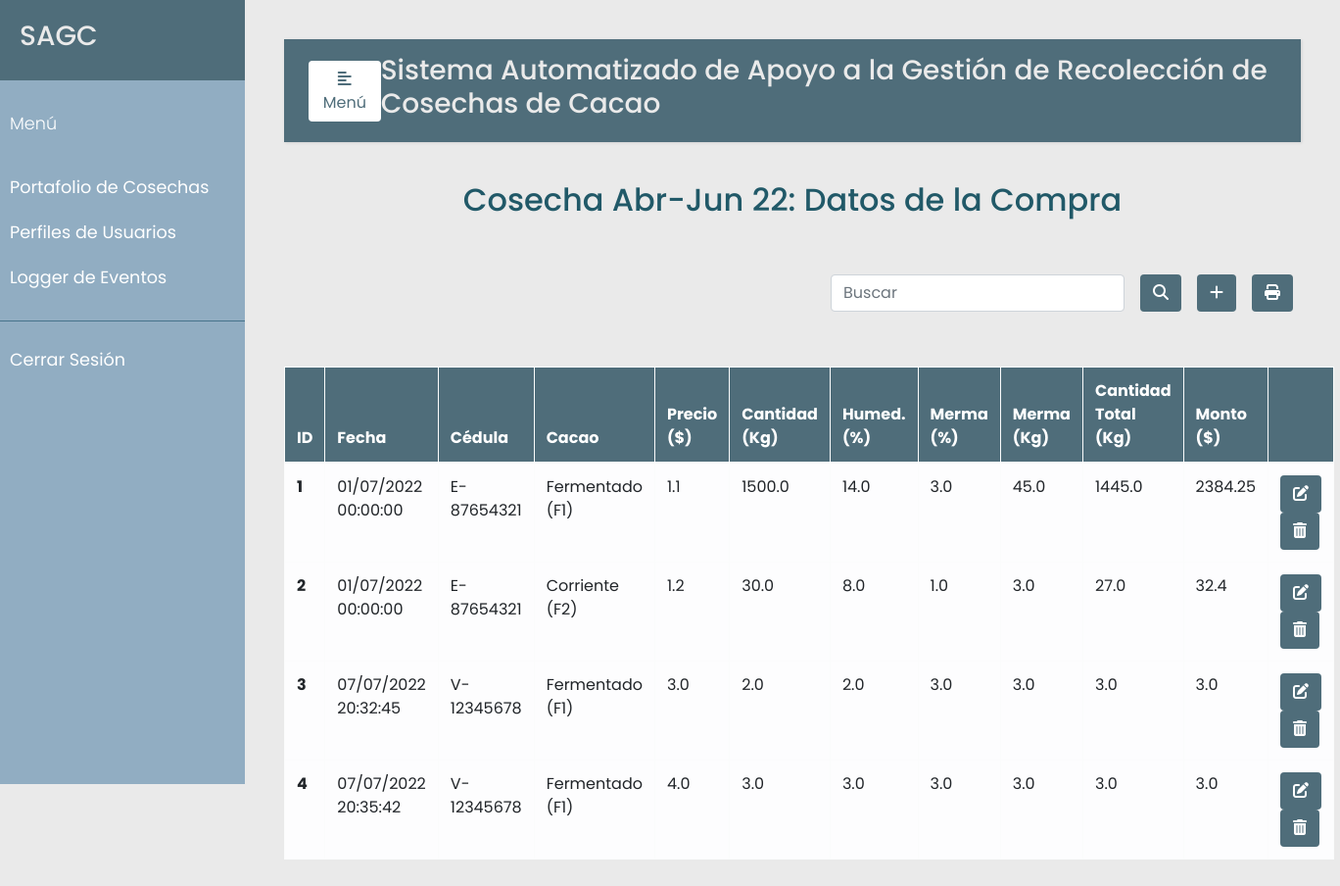
The app's page /cosecha/2/compras (signed in), older data.
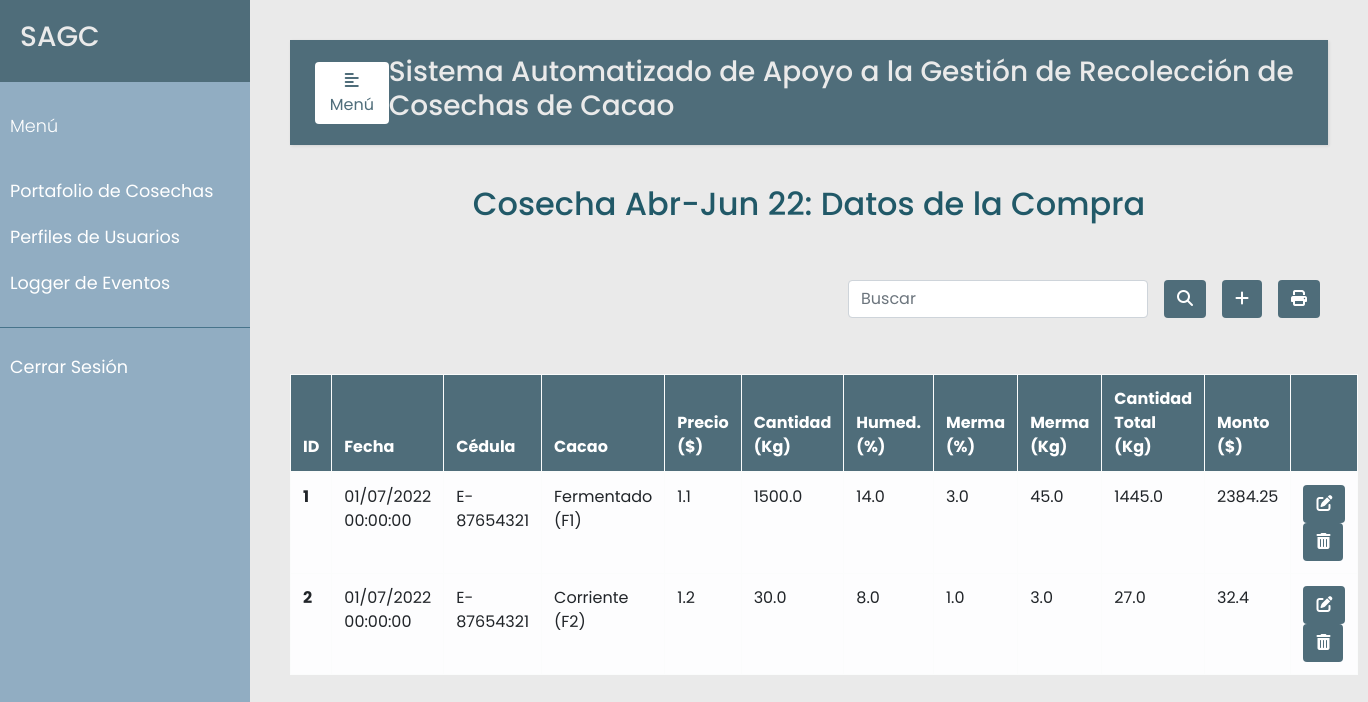
The same page, newer data.
### src/models.py (models this page shows, shortened)
class Cosecha(db.Model):
    __tablename__ = 'cosechas'
    id = db.Column(db.Integer, primary_key=True)
    descripcion = db.Column(db.String(120), unique=True)
    inicio = db.Column(db.DateTime, nullable=False)
    cierre = db.Column(db.DateTime, nullable=False)
    estado = db.Column(db.Boolean, default=True)
    compras = db.relationship('Compra', backref='cosechas')

class Compra(db.Model):
    __tablename__ = 'compras'
    id = db.Column(db.Integer, primary_key=True)
    cosecha_id = db.Column(db.Integer, db.ForeignKey('cosechas.id'), nullable=False)
    recolector_id = db.Column(db.Integer, db.ForeignKey('recolectores.id'), nullable=False)
    fecha = db.Column(db.DateTime, nullable=False)
    clase_cacao = db.Column(db.String(120), nullable=False)
    precio = db.Column(db.Float, nullable=False)
    cantidad = db.Column(db.Float, nullable=False)
    humedad = db.Column(db.Float, nullable=False)
    merma_porcentaje = db.Column(db.Float, nullable=False)
    merma_kg = db.Column(db.Float, nullable=False)
    cantidad_total = db.Column(db.Float, nullable=False)
    monto = db.Column(db.Float, nullable=False)
    observacion = db.Column(db.String(120))

class Recolector(db.Model):
    __tablename__ = 'recolectores'
    id = db.Column(db.Integer, primary_key=True)
    ci = db.Column(db.String(30), nullable=False, unique=True)
    nombre = db.Column(db.String(30), nullable=False)
    apellido = db.Column(db.String(30), nullable=False)
    telefono = db.Column(db.String(12), nullable=False)
    celular = db.Column(db.String(12), nullable=False)
    tipo_prod = db.Column(db.Integer, db.ForeignKey('tipo_prod.id'), nullable=False) # ForeignKey debe estar el nombre de la tabla a linkear
    direccion1= db.Column(db.String(120), nullable=False)
    direccion2 = db.Column(db.String(120))
    compras = db.relationship('Compra', backref='recolectores')

### src/compras.py (the view, shortened to what this page needs)
@app.route("/cosecha/<int:id>/compras", methods=['GET', 'POST'])
@login_required
def compras(id):
    error=None
    compras = Compra.query.filter_by(cosecha_id=id).all()
    recolectores = Recolector.query.all()
    cosecha= Cosecha.query.filter_by(id=id).first()
    if cosecha is None:
        cosechas = Cosecha.query.all()
        error = "La cosecha no se encuentra registrada. Registre la cosecha antes de realiza la compra."
        return render_template('cosecha.html', error=error, cosechas=cosechas)
    return render_template('compras.html', error=error, cosecha=cosecha, compras=compras, recolectores=recolectores)

### src/decoradores.py (called while the page is built)
def login_required(f):
    @wraps(f)
    def wrap(*args, **kwargs):
        if 'logged_in' in session:
            return f(*args, **kwargs)
        else:
            flash('Necesitas iniciar sesión primero')
            return redirect(url_for('login'))
    return wrap

### templates/compras.html (shortened to what this page needs)
{% extends "base.html" %}
{% set active_page = "compras" %}
{% block content %}
  <p class="text-center h2 fw-bold mb-5 mx-1 mx-md-4 mt-4" id="Nombre-Cosecha">{{ cosecha.descripcion }}: Datos de la Compra</p>
  <div class="d-flex flex-row-reverse bd-highlight">
    <div class="p-2 bd-highlight">
      <button type="button" id="printer" class="btn" style="color:#fff; background-color:#4F6D7A;">
        <i class="fa fa-print" aria-hidden="true"></i>
      </button>
    </div>
      <div class="p-2 bd-highlight">
        <button type="button" class="btn" style="color:#fff; background-color:#4F6D7A;" data-toggle="modal" data-target="#exampleModalLong">
          <i class="fa-solid fa-plus"></i>
        </button>
      </div>
      <div class="p-2 bd-highlight" style="display:flex; align-content: flex-end;">
        <form action='/cosecha/{{ cosecha.id }}/compras/search' method="post" class="form-inline" style="justify-content: flex-end">
          <input class="form-control mr-3 w-75" type="text" placeholder="Buscar" aria-label="Buscar" name="search_compra">
          <button type="submit" id="search_compra" name="action-type" value="search" class="btn" style="color:#fff; background-color:#4F6D7A;">
            <i class="fas fa-search" aria-hidden="true"></i>
          </button>
        </form>
      </div>
    </div>
  <br/>
  <br>
  <table class="table table-bordered table-light table-hover" id="tabla_cosechas">
    <thead>
      <tr>
        <th scope="col">ID</th>
        <th scope="col">Fecha</th>
        <th scope="col">Cédula</th>
        <th scope="col">Cacao</th>
        <th scope="col">Precio <br> ($)</th>
        <th scope="col">Cantidad <br> (Kg)</th>
        <th scope="col">Humed. <br> (%)</th>
        <th scope="col">Merma <br> (%)</th>
        <th scope="col">Merma <br> (Kg)</th>
        <th scope="col">Cantidad <br> Total (Kg)</th>
        <th scope="col">Monto ($)</th>
        <th scope="col" class="print-delete" ></th>
      </tr>
    </thead>
    <tbody>
      {% for u in compras %}
      <tr>
        <th scope="row">{{ loop.index }}</th>
        <td>{{u.fecha.strftime("%d/%m/%Y %H:%M:%S") }}</td>
        <td>{{u.recolectores.ci }}</td>
        <td>{{u.clase_cacao}}</td>
        <td>{{u.precio}}</td>
        <td>{{u.cantidad}}</td>
        <td>{{u.humedad}}</td>
        <td>{{u.merma_porcentaje}}</td>
        <td>{{u.merma_kg}}</td>
        <td>{{u.cantidad_total}}</td>
        <td>{{u.monto}}</td>
        <td class="print-delete" >
          <button type="button" class="btn action" data-toggle="modal" data-target="#edit-modal-{{u.id}}">
            <i class="fas fa-edit"></i>
          </button>
          <button type="button" class="btn action" data-toggle="modal" data-target="#delete-modal-{{u.id}}">
            <i class="fas fa-trash-alt"></i>
          </button>
        </td>
      </tr>
      {% endfor %}
    </tbody>
  </table>
{% endblock %}

### templates/base.html (shortened to what this page needs)
<!DOCTYPE html>
<html lang="en">
<head>
    <link rel="stylesheet" href="https://cdn.jsdelivr.net/npm/bootstrap@4.3.1/dist/css/bootstrap.min.css">
    <link rel="stylesheet" href="{{ url_for('static', filename='../static/css/styles.css') }}">
    <link rel="stylesheet" href="https://cdnjs.cloudflare.com/ajax/libs/malihu-custom-scrollbar-plugin/3.1.5/jquery.mCustomScrollbar.min.css">
    <link rel="stylesheet" href="https://cdnjs.cloudflare.com/ajax/libs/font-awesome/6.1.1/css/all.min.css" />
</head>
<body>
    <div class="wrapper">
        <nav id="sidebar">
            <div class="sidebar-header">
                <h3>SAGC</h3>
            </div>
            <ul class="list-unstyled components">
                <p>Menú</p>
                {% if session['logged_in'] %}
                    <li class="nav-item {% if active_page == 'cosecha' %}active{% endif %}">
                    <a class="nav-link" href="{{url_for('cosecha')}}">Portafolio de Cosechas</a>
                    </li>
                    {% if session['rol_admin'] %}
                    <li class="nav-item {% if active_page == 'perfiles' %}active{% endif %}">
                    <a class="nav-link" href="{{url_for('perfiles')}}">Perfiles de Usuarios</a>
                    </li>
                    {% endif %}
                    <li class="nav-item {% if active_page == 'eventos' %}active{% endif %}">
                    <a class="nav-link" href="{{url_for('eventos')}}">Logger de Eventos</a>
                    </li>
                {% endif %}
            </ul>
            {% if session['logged_in'] %}
            <ul class="list-unstyled others">
                    <li class="nav-item">
                    <a class="nav-link" href="{{url_for('logout')}}">Cerrar Sesión</a>
                    </li>
            </ul>
            {% endif %}
        </nav>
        <div id="content">
            <nav class="navbar navbar-expand-lg" style="background-color:#4F6D7A;">
                <div class="container-fluid">
                    <button type="button" id="sidebarCollapse" class="btn" style="background-color:#fff; color: #4F6D7A;">
                        <i class="fas fa-align-left"></i>
                        <span>Menú</span>
                    </button>
                    <h3>Sistema Automatizado de Apoyo a la Gestión de Recolección de Cosechas de Cacao</h3>
                </div>
            </nav>
            {% block content %}
            {% endblock %}
        </div>
    </div>
</body>
</html>

### static/css/styles.css (style rules this page uses)
body { font-family: 'Poppins', sans-serif; background: #EAEAEA; }
p { font-family: 'Poppins', sans-serif; font-size: 1.1em; font-weight: 300; line-height: 1.7em; color: #215968; }
h3 { color: #EAEAEA; }
a, a:hover, a:focus { color: inherit; text-decoration: none; transition: all 0.3s; }
.navbar { padding: 15px 10px; background: #fff; border: none; border-radius: 0; margin-bottom: 40px; box-shadow: 1px 1px 3px rgba(0, 0, 0, 0.1); }
.wrapper { display: flex; width: 100%; }
#sidebar { width: 250px; position: fixed; top: 0; left: 0; height: 100vh; z-index: 999; background: #91ADC2; color: #fff; transition: all 0.3s; }
#sidebar .sidebar-header { padding: 20px; background: #4F6D7A; }
#sidebar ul.components { padding: 20px 0; border-bottom: 1px solid #47748b; }
#sidebar ul p { color: #fff; padding: 10px; }
#sidebar ul li a { padding: 10px; font-size: 1.1em; display: block; }
#content { width: calc(100% - 250px); padding: 40px; min-height: 100vh; transition: all 0.3s; position: absolute; top: 0; right: 0; }
.btn.action { color:#fff; background-color:#4F6D7A; }
thead { color:#fff; background-color:#4F6D7A; }

Row changes from the older to the newer data that the page shows:
removed Compra: fecha "07/07/2022 20:32:45", recolectores.ci "V-12345678", clase_cacao "Fermentado (F1)", precio "3.0", cantidad "2.0", humedad "2.0", merma_porcentaje "3.0", merma_kg "3.0", cantidad_total "3.0", monto "3.0"
removed Compra: fecha "07/07/2022 20:35:42", recolectores.ci "V-12345678", clase_cacao "Fermentado (F1)", precio "4.0", cantidad "3.0", humedad "3.0", merma_porcentaje "3.0", merma_kg "3.0", cantidad_total "3.0", monto "3.0"
